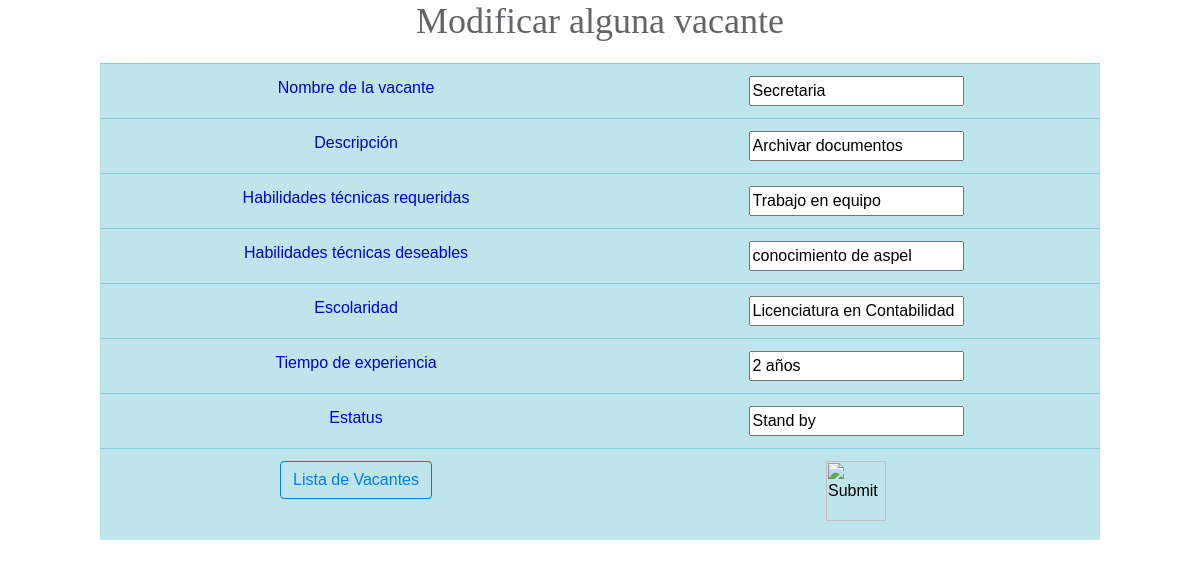
/Vacantes/ActualizarVacante.php?id=2, run on the app's committed database.
### tables this page shows
CREATE TABLE "vacante" (
	"id"	INTEGER,
	"nombrevac"	TEXT,
	"descripcion" TEXT,
	"habtecreq"	TEXT,
	"habtecdes"	TEXT,
	"escolaridad" TEXT,
	"experiencia" TEXT,
	"estatus" TEXT,
	PRIMARY KEY("id" AUTOINCREMENT)
);

### Vacantes/ActualizarVacante.php (the view, shortened to what this page needs)
<?php
include '../conn.php';
$id= $_GET['id'];
$result = $db->query("SELECT id, * FROM vacante WHERE id=$id");
$data = $result->fetchArray();
?>
<!DOCTYPE html>
<html>
<head>
    <link  rel="stylesheet" href="../css/vacante.css">
<link rel="stylesheet" href="https://cdn.jsdelivr.net/npm/bootstrap@4.6.1/dist/css/bootstrap.min.css">
</head>
<body>
<h1 class="titulo_vac" align="center">Modificar alguna vacante</h1>
    <div style=" margin: 20px 100px;">
        <table class="table">
            <form action="" method="post" >
            <tr class="table-info" id="texto">
                <td>Nombre de la vacante</td>
                <td><input name="nombrevac" id="nombrevac" type="text" value="<?php echo $data['nombrevac'];?>"></td>
            </tr>
            <tr class="table-info" id="texto">
                <td>Descripción</td>
                <td><input name="descripcion" id="descripcion" type="text" value="<?php echo $data['descripcion'];?>"></td>
            </tr>
            <tr class="table-info" id="texto">
                <td>Habilidades técnicas requeridas</td>
                <td><input name="habtecreq" id="habtecreq" type="text" value="<?php echo $data['habtecreq'];?>"></td>
            </tr>
            <tr class="table-info" id="texto">
                <td>Habilidades técnicas deseables</td>
                <td><input name="habtecdes" id="habtecdes" type="text" value="<?php echo $data['habtecdes'];?>"></td>
            </tr>
            <tr class="table-info" id="texto">
                <td>Escolaridad</td>
                <td><input name="escolaridad" id="escolaridad" type="text" value="<?php echo $data['escolaridad'];?>"></td>
            </tr>
            <tr class="table-info" id="texto">
                <td>Tiempo de experiencia</td>
                <td><input name="experiencia" id="experiencia" type="text" value="<?php echo $data['experiencia'];?>"></td>
            </tr>
            <tr class="table-info" id="texto">
                <td>Estatus</td>
                <td><input name="estatus" id="estatus" type="text" value="<?php echo $data['estatus'];?>"></td>
            </tr>
            <tr class="table-info" id="texto">
                <td><a class="btn btn-outline-primary" href="index.php">Lista de Vacantes</a></td>
                <td><input type="image" src="https://cdn-icons-png.flaticon.com/512/15/15071.png" width="60" height="60"  id="btnActualiza" onclick="ActualizarVacante();" name="submit_data" type="submit" ></td>
            </tr>
            </form>
        </table>
    </div>
</body>
</html>

### css/vacante.css (style rules this page uses)
.btn { margin-bottom:10px; }
.titulo_vac { font-family: new times roman; font-size: 36px; align-items:center; color:rgb(100, 100, 104); }
#texto { font-family:sans-serif; color:mediumblue; font: size 10px; text-align: center; }
body { background-image: url("https://www.occ.com.mx/blog/wp-content/uploads/2018/08/redaccion-de-vacantes-OCCMundial.jpg"); }
table td { vertical-align:top; position: relative; }

### data on the page
vacante: nombrevac "Secretaria", descripcion "Archivar documentos", habtecreq "Trabajo en equipo", habtecdes "conocimiento de aspel", escolaridad "Licenciatura en Contabilidad", experiencia "2 años", estatus "Stand by"
